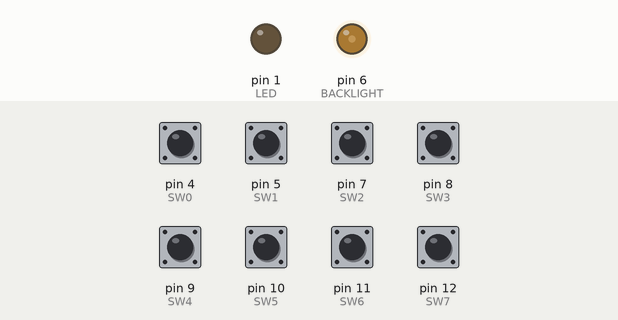
Simulated run of this sketch. Board: Arduino Leonardo, built with avr-gcc and run on an emulated ATmega32U4. Parts: output pins drawn as LEDs (lit = HIGH). Inputs (shaded band) come from the test bench; at power-on: pin 4 (SW0), pin 5 (SW1), pin 7 (SW2), pin 8 (SW3), pin 9 (SW4), pin 10 (SW5), pin 11 (SW6), pin 12 (SW7) HIGH. USB keyboard and mouse output is not drawn.

Above: at 1.25 s.
1.3 s: pin 4 (SW0) pulled LOW for 0.15 s
At 1.47 s:
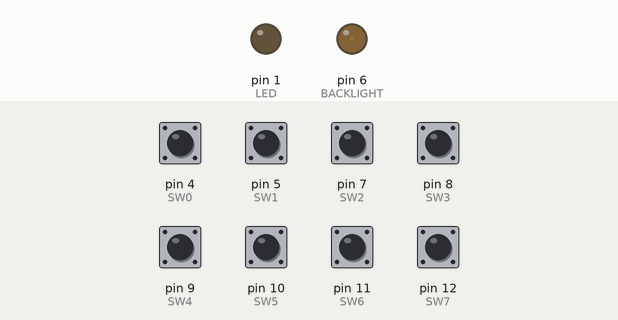
4.4 s: pin 5 (SW1) pulled LOW for 0.15 s
At 7.27 s:
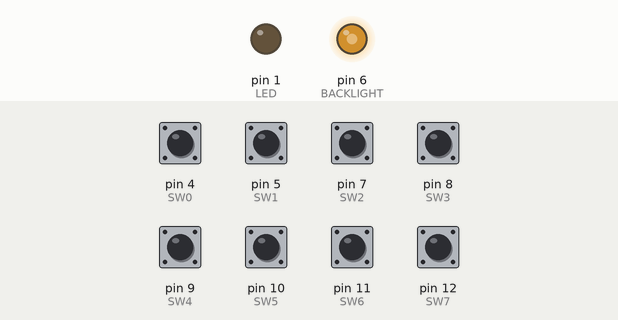
7.4 s: pin 7 (SW2) pulled LOW for 0.15 s
10.4 s: pin 8 (SW3) pulled LOW for 0.15 s
13.4 s: pin 9 (SW4) pulled LOW for 0.15 s
16.4 s: pin 10 (SW5) pulled LOW for 0.15 s
Timing chart, 0 to 20.4 s (numbered marks = the images above; inputs shaded):
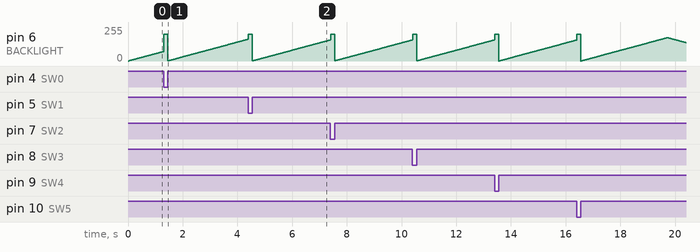

The sketch:

CherryMXKeypad.ino
```cpp
/* Cherry MX Custom Keypad Example Program
 * By: Dan Watson
 * syncchannel.blogspot.com
 * 5/29/2016
 *
 * This example program has the following behavior for the keys:
 *  -- They send w, a, s, and d respectively
 *  -- Software debouncing (5ms)
 *  -- Characters are only sent once when the key is depressed
 *  -- Only one key can be pressed at a time
 *  -- The backlight pulses, but goes to full brightness on a press
 *
 *  All key behavior is completely customizable by modifying this program.
 *
 *  See this reference to learn the various keyboard and mouse commands available:
 *  https://www.arduino.cc/en/Reference/MouseKeyboard
 */

// You need to include this in some versions of the IDE
#include <Keyboard.h>

// Define I/O connections on board
#define SW0 4
#define SW1 5
#define SW2 7
#define SW3 8
#define SW4 9
#define SW5 10
#define SW6 11
#define SW7 12

#define LED 1
#define BACKLIGHT 6

// Counter for updating the backlight
uint16_t backlightCounter = 0;

void setup()
{
  pinMode(SW0, INPUT_PULLUP);
  pinMode(SW1, INPUT_PULLUP);
  pinMode(SW2, INPUT_PULLUP);
  pinMode(SW3, INPUT_PULLUP);
  pinMode(SW4, INPUT_PULLUP);
  pinMode(SW5, INPUT_PULLUP);
  pinMode(SW6, INPUT_PULLUP);
  pinMode(SW7, INPUT_PULLUP);
  pinMode(LED, OUTPUT);
  pinMode(BACKLIGHT, OUTPUT);

  Keyboard.begin();
}

void loop()
{
 if (digitalRead(SW0) == LOW)
  {
    delay(5);
    if (digitalRead(SW0) == LOW)
    {
      analogWrite(BACKLIGHT,200);
      backlightCounter = 201;
      Keyboard.print('0');
      while(digitalRead(SW0) == LOW) { }
    }
  }


  // Check the first key. If it is pressed, wait 5ms
  if (digitalRead(SW1) == LOW)
  {
    delay(5);

    // Check again (debouncing). If still pressed, send key
    if (digitalRead(SW1) == LOW)
    {
      // Backlight to full brightness during press
      analogWrite(BACKLIGHT,200);
      backlightCounter = 201;

      // Send key
      Keyboard.print('1');

      // Sit here while key is still pressed, sending charatcer only once
      while(digitalRead(SW1) == LOW) { }
    }
  }


  // Check second key
  else if (digitalRead(SW2) == LOW)
  {
    delay(5);
    if (digitalRead(SW2) == LOW)
    {
      analogWrite(BACKLIGHT,200);
      backlightCounter = 201;
      Keyboard.print('2');
      while(digitalRead(SW2) == LOW) { }
    }
  }

  // Check third key
  else if (digitalRead(SW3) == LOW)
  {
    delay(5);
    if (digitalRead(SW3) == LOW)
    {
      analogWrite(BACKLIGHT,200);
      backlightCounter = 201;
      Keyboard.print('3');
      while(digitalRead(SW3) == LOW) { }
    }
  }

  // Check fourth key
  else if (digitalRead(SW4) == LOW)
  {
    delay(5);
    if (digitalRead(SW4) == LOW)
    {
      analogWrite(BACKLIGHT,200);
      backlightCounter = 0;
      Keyboard.print('4');
      while(digitalRead(SW4) == LOW) { }
    }
  }

  // Check fourth key
  else if (digitalRead(SW5) == LOW)
  {
    delay(5);
    if (digitalRead(SW5) == LOW)
    {
      analogWrite(BACKLIGHT,200);
      backlightCounter = 0;
      Keyboard.print('5');
      while(digitalRead(SW5) == LOW) { }
    }
  }

  // Check fourth key
  else if (digitalRead(SW6) == LOW)
  {
    delay(5);
    if (digitalRead(SW6) == LOW)
    {
      analogWrite(BACKLIGHT,200);
      backlightCounter = 0;
      Keyboard.print('6');
      while(digitalRead(SW6) == LOW) { }
    }
  }

  // Check fourth key
  else if (digitalRead(SW7) == LOW)
  {
    delay(5);
    if (digitalRead(SW7) == LOW)
    {
      analogWrite(BACKLIGHT,200);
      backlightCounter = 0;
      Keyboard.print('7');
      while(digitalRead(SW7) == LOW) { }
    }
  }

  // If no keys were pressed, update the backlight
  else {
    backlightCounter++;

    // This if/else creates a pulsing effect instead of ramp from min to max
    if (backlightCounter < 32768)
      analogWrite(BACKLIGHT,map(backlightCounter,0,32767,0,175));
    else
      analogWrite(BACKLIGHT,map(backlightCounter,32768,65535,175,0));
  }
}
```
